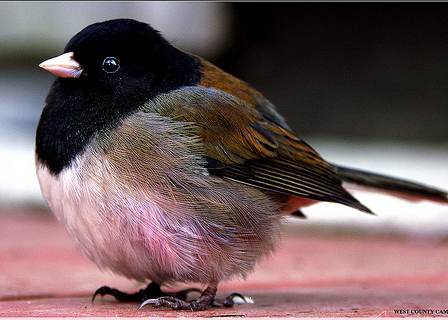
%> input picture ex3-blending/bird2b.jpg, 448 x 320 px
$ octave --eval "blendingExample2;"   (GNU Octave 9; MATLAB toolbox functions it lacks are replaced by stand-ins)
%> lines starting %> are read from the running program, lines starting %| are printed output that depends on the picture
### ex3-blending/imReadAndConvert.m
function [ img ] = imReadAndConvert( filename, representation )
%> called with filename = 'bird2b.jpg', representation = 2
    %imReadAndConvert this function converts RGB image to grayscale.
    % 1 indecates a grayscale image, 2 inducates a RGB image.
try
    if exist(filename, 'file') == 0
       disp('ERROR: invalid path.');
       return;
    end

    if representation ~= 1 && representation ~= 2
        disp('ERROR: invalid representation arrgument.');
       return;
    end

    arg_im = imread(filename);
%> arg_im is the input picture: size 320x448x3 uint8; mean R, G, B 112.2, 91.5, 92.7
    arg_im = double(arg_im)/255;
%> arg_im: size 320x448x3 double
%> call 2 of imReadAndConvert, with filename = 'baboon1b.jpg', representation = 2
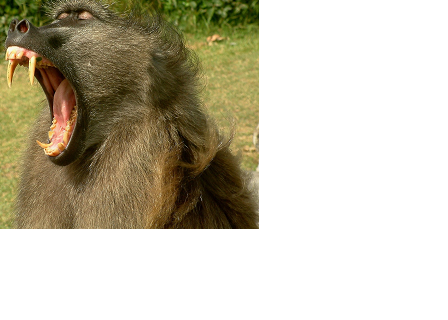
%> input picture ex3-blending/baboon1b.jpg, 448 x 320 px
%> in imReadAndConvert, arg_im is the input picture: size 320x448x3 uint8; mean R, G, B 197.8, 191.8, 173.2
%> call 3 of imReadAndConvert, with filename = 'baboon-mask11.jpg', representation = 2
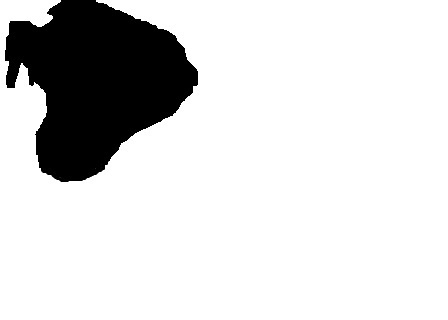
%> input picture ex3-blending/baboon-mask11.jpg, 448 x 320 px
%> in imReadAndConvert, arg_im is the input picture: size 320x448x3 uint8; min 0, max 255, mean 215.8
    img = arg_im;

    info = imfinfo(filename);
    if (strcmp(info.ColorType, 'truecolor') && representation == 2) || ...
        (strcmp(info.ColorType, 'grayscale') && representation == 1) || ...
        (strcmp(info.ColorType, 'grayscale') && representation == 2)
        % Assuming no conversions from graysale to RGB will be requested.
        return;
    end

    if strcmp(info.ColorType, 'truecolor')
        img = rgb2gray(arg_im);
    end

catch err
    disp(strcat('ERROR: ', err.identifier));
    img = [];
end

end

### ex3-blending/GaussianPyramid.m
function [pyr, filter] = GaussianPyramid(im, maxLevels, filterSize)
%GaussianPyramid Builds a Gaussian pyramid pyramid, the size of the
% pyramid is not greater than maxLevels.

try
    narginchk(3, 3);
    nargoutchk(0, 2);

    pyr =[];
    filter = Create1DGaussianFilter(filterSize);
    gauss_size = sum(size(filter));
    if gauss_size == 0
        return;
    end

    image_size = size(im);
    rows = image_size(1);
    cols = image_size(2);

    % Calculation: c*2^(max-1) / 2^x >= 16 i.e x <= maxLevels -5 + log2(c).
    c = min(rows/(2^(maxLevels-1)), cols/(2^(maxLevels-1)));
    if c == 0
         disp('ERROR: invalid image size.');
         return;
    end

    c = floor(log2(c));
    levels = min(maxLevels -5 + c + 1, maxLevels);
    %plus one is for the place of 16X16

    pyramid  = cell(levels, 1);
    pyramid{1} = im;

    for i = 2:levels
        G_i = Reduce(pyramid{i-1}, filter);
        pyramid{i} = G_i;
    end

    pyr = pyramid;

catch err
    disp(strcat('ERROR: ', err.identifier));
    filter = [];
    pyr =[];
    return;
end

end

### ex3-blending/pyramidBlending.m
function [ imBlend ] = pyramidBlending(im1, im2, mask, maxLevels, filterSizeIm, filterSizeMask)
%pyramidBlending Blends two greyscale images

try
    imBlend = [];

    narginchk(6, 6);
    nargoutchk(0, 1);

    if ~isequal(size(im1), size(im2))
        disp('ERROR: invalid image sizes.');
        return;
    end

    if ~isequal(size(im1), size(mask))
        disp('ERROR: invalid mask size.');
        return;
    end

    [Gm, ~] = GaussianPyramid(double(mask), maxLevels, filterSizeMask);
    [L1, filter] = LaplacianPyramid(double(im1), maxLevels, filterSizeIm);
    [L2, ~] = LaplacianPyramid(double(im2), maxLevels, filterSizeIm);

    pyr_size = size(Gm);
    pyr_size = pyr_size(1);
    pyr = cell(pyr_size, 1);

    for i = 1:pyr_size
        L_i = Gm{i} .* L1{i} + (1 - Gm{i}) .* L2{i};
        pyr{i} = L_i;
    end

    imBlend = LaplacianToImage(pyr, filter, ones(1, pyr_size));

catch err
    disp(strcat('ERROR: ', err.identifier));
    imBlend = [];
end

end

### ex3-blending/LaplacianPyramid.m
function [pyr, filter] = LaplacianPyramid(im, maxLevels, filterSize)
%LaplacianPyramid Builds a Laplacian pyramid, the size of the
% pyramid is not greater than maxLevels.

try
    narginchk(3, 3);
    nargoutchk(0, 2);

    [gauss_pyr, filter] = GaussianPyramid(im, maxLevels, filterSize);
    pyr_size = size(gauss_pyr);
    pyr_size = pyr_size(1);

    pyr  = cell(pyr_size, 1);
    pyr{pyr_size} =  gauss_pyr{pyr_size};

    for i = (pyr_size - 1):-1:1
        L_i = (gauss_pyr{i} - Expand(gauss_pyr{i+1}, filter));
        pyr{i} = L_i;
    end

catch err
    disp(strcat('ERROR: ', err.identifier));
    pyr = [];
    filter = [];
    return;
end

end

### ex3-blending/LaplacianToImage.m
function [ img ] = LaplacianToImage(lpyr, filter, coeffMultVec)
%LaplacianToImage Builds the original image from a Laplacian pyramid giving a
% coefficient vector.

try
    img = [];

    narginchk(3, 3);
    nargoutchk(0, 1);

    coeff_size = size(coeffMultVec);
    pyr_size = size(lpyr);

    if coeff_size(2) ~= pyr_size(1)
        disp('ERROR: invalid coefficients size.');
        return;
    end

    pyr_size = pyr_size(1);

    img = lpyr{pyr_size} * coeffMultVec(pyr_size);
    for i = (pyr_size -1):-1:1
        img =  Expand(img, filter) + lpyr{i} * coeffMultVec(i);
    end

catch err
    disp(strcat('ERROR: ', err.identifier));
    img = [];
    return;
end

end

### ex3-blending/BlendRGBImages.m
function [ blendRGBImg ] = BlendRGBImages(im1, im2, mask, maxLevels, filterSizeIm, filterSizeMask)
%> called with maxLevels = 6, filterSizeIm = 8, filterSizeMask = 3
%BlendRGBImages Blends two RGB images.

try
    blendRGBImg = zeros(size(im1));
    for j = 1:3
        blendRGBImg(:,:,j) = pyramidBlending(im1(:,:,j), im2(:,:,j), mask(:,:,j), maxLevels, filterSizeIm, filterSizeMask);
    end
%> this loop made 3 passes
%> pass 1, in LaplacianToImage, `img = lpyr{pyr_size} * coeffMultVec(pyr_size);`:
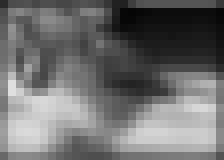
%> img: size 20x28 double (shown 8 times larger); min 0.0181, max 0.876, mean 0.436
%> pass 1, in pyramidBlending, `imBlend = LaplacianToImage(pyr, filter, ones(1, pyr_size));`:
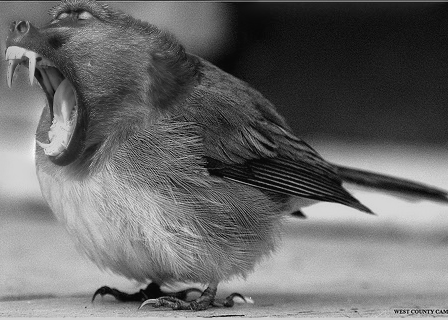
%> imBlend: size 320x448 double; min -0.0421, max 1.19, mean 0.471; drawn with min black and max white
%> pass 2, in pyramidBlending (call 2), `imBlend = LaplacianToImage(pyr, filter, ones(1, pyr_size));`:
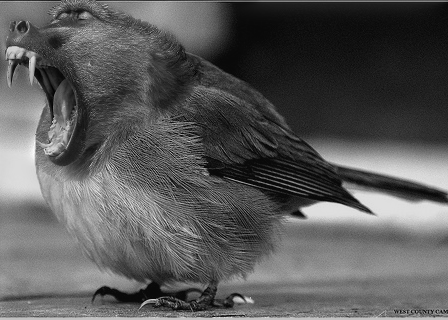
%> imBlend: size 320x448 double; min -0.0432, max 1.15, mean 0.379; drawn with min black and max white
%> after the loop:
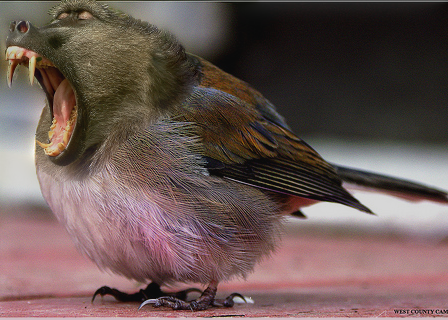
%> blendRGBImg: size 320x448x3 double; mean R, G, B 0.471, 0.379, 0.361; drawn with min black and max white

catch err
    disp(strcat('ERROR: ', err.identifier));
    blendRGBImg = [];
end

end

### ex3-blending/Create1DGaussianFilter.m
function [ gaussian_filter ] = Create1DGaussianFilter(kernelSize)
%createGaussianFilter creates a gaussian filter with kernelSize.

narginchk(1, 1);
nargoutchk(0, 1);

try
    gaussian_filter = [1 1];
    for i = 1:kernelSize-2
        gaussian_filter = conv(gaussian_filter,[1 1]);
    end

    division_factor = sum(gaussian_filter(:));
    gaussian_filter = gaussian_filter / division_factor;

catch err
    disp(strcat('ERROR: ', err.identifier));
    gaussian_filter = [];
    return;
end

end

### ex3-blending/blendingExample2.m
function [ ] = blendingExample2()
%blendingExample2 creates a birdboon.

try
    I1=imReadAndConvert('bird2b.jpg', 2);
    I2=imReadAndConvert('baboon1b.jpg', 2);
    M=imReadAndConvert('baboon-mask11.jpg', 2);
    birdboon = BlendRGBImages(I1, I2, M, 6, 8, 3);

    figure; imshow(I1);
    figure; imshow(I2);
    figure; imshow(M);
    figure; imshow(birdboon);
%> after `imshow(birdboon)`:
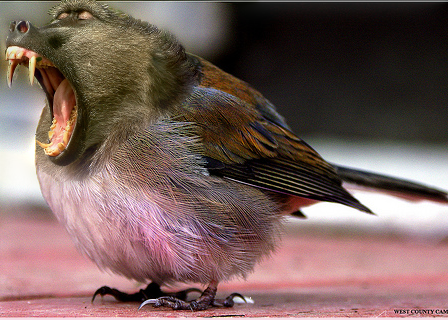
%> displayed picture: size 320x448x3, on the screen's scale of 0 to 255; mean R, G, B 120, 96.5, 92

catch err
    disp(strcat('ERROR: ', err.identifier));
    return;
end

end
